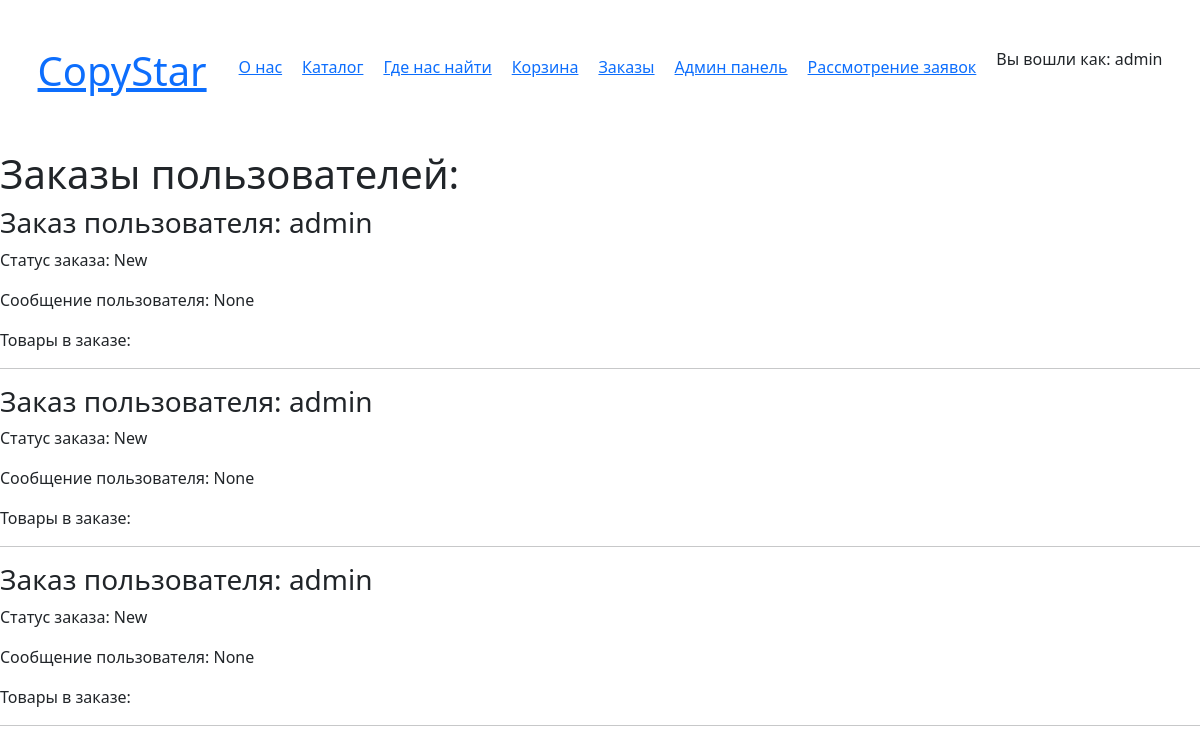
The app's page /order_detail/ (signed in) with its own data.
### main/models.py (models this page shows, shortened)
class Order(models.Model):
    STATUS_CHOICES = (
        ('New', 'Новый(В обработке)'),
        ('Confirmed', 'Подтвержденный'),
        ('Closed', 'Закрытый')
    )
    user = models.ForeignKey(User, on_delete=models.CASCADE, verbose_name='Чей заказ')
    product = models.ForeignKey(Product, on_delete=models.CASCADE)
    status = models.CharField(max_length=20, choices=STATUS_CHOICES, default='New', verbose_name='Статус заказа')
    created_at = models.DateTimeField(auto_now_add=True, verbose_name='Дата создания заказа')
    user_message = models.TextField(blank=True, null=True, verbose_name='Сообщение для пользователя')
    class Meta:
        verbose_name = 'Заказ'
        verbose_name_plural = 'Заказы'

### main/views.py (the view)
# urls.py: path('order_detail/', order_detail, name='order_detail'),
def order_detail(request):
    order_detail_items = Order.objects.filter(user=request.user)
    return render(request, 'main/order/order_detail.html', {'order_detail_items': order_detail_items})

### main/templates/main/order/order_detail.html (shortened to what this page needs)
{% extends 'main/base.html' %}
{% block content %}
    <h1>Заказы пользователей:</h1>
    <div>
    {% for order in order_detail_items %}
        <h3>Заказ пользователя: {{ order.user }}</h3>
        <p>Статус заказа: {{ order.status }}</p>
        <p>Сообщение пользователя: {{ order.user_message }}</p>
        <p>Товары в заказе:</p>
        <hr>
    {% empty %}
        <p>Пока заказов нет</p>
    {% endfor %}
    </div>
{% endblock %}

### main/templates/main/base.html (shortened to what this page needs)
{% load static %}
<!DOCTYPE html>
<html lang="ru">
<head>
    <link rel="stylesheet" href="{% static 'main/css/base.css' %}">
    <link rel="stylesheet" href="https://cdn.jsdelivr.net/npm/bootstrap@5.3.2/dist/css/bootstrap.min.css">
</head>
<body>
<div class="header">
    <a href="{% url 'home' %}"><h1>CopyStar</h1></a>
    <ul class="base_ul">
        <li class="base_li"><a href="{% url 'about' %}">О нас</a></li>
        <li><a href="{% url 'catalog' %}">Каталог</a></li>
        <li><a href="{% url 'wherefind' %}">Где нас найти</a></li>
        <li><a href="{% url 'cart' %}">Корзина</a></li>
        <li><a href="{% url 'order' %}">Заказы</a></li>
        {% if user.is_superuser %}
            <li><a href="{% url 'admin:index' %}">Админ панель</a></li>
            <li><a href="{% url 'order_detail' %}">Рассмотрение заявок</a></li>
        {% endif %}
        <li><p>Вы вошли как: {{ user.username }}</p></li>
    </ul>
</div>
{% block content %}
{% endblock %}
</body>
</html>

### main/static/main/css/base.css (style rules this page uses)
* { margin: 0; padding: 0; box-sizing: border-box; }
.header { width: 100%; height: 150px; display: flex; flex-direction: row; align-items: center; justify-content: center; }
.base_ul { display: flex; flex-direction: row; align-items: center; gap: 20px; list-style: none; }
.base_li { display: flex; align-items: center; }

### records on screen
Order: user "admin", status "New", user_message "None"
Order: user "admin", status "New", user_message "None"
Order: user "admin", status "New", user_message "None"

### other values on screen
{{ user.username }} "admin"
